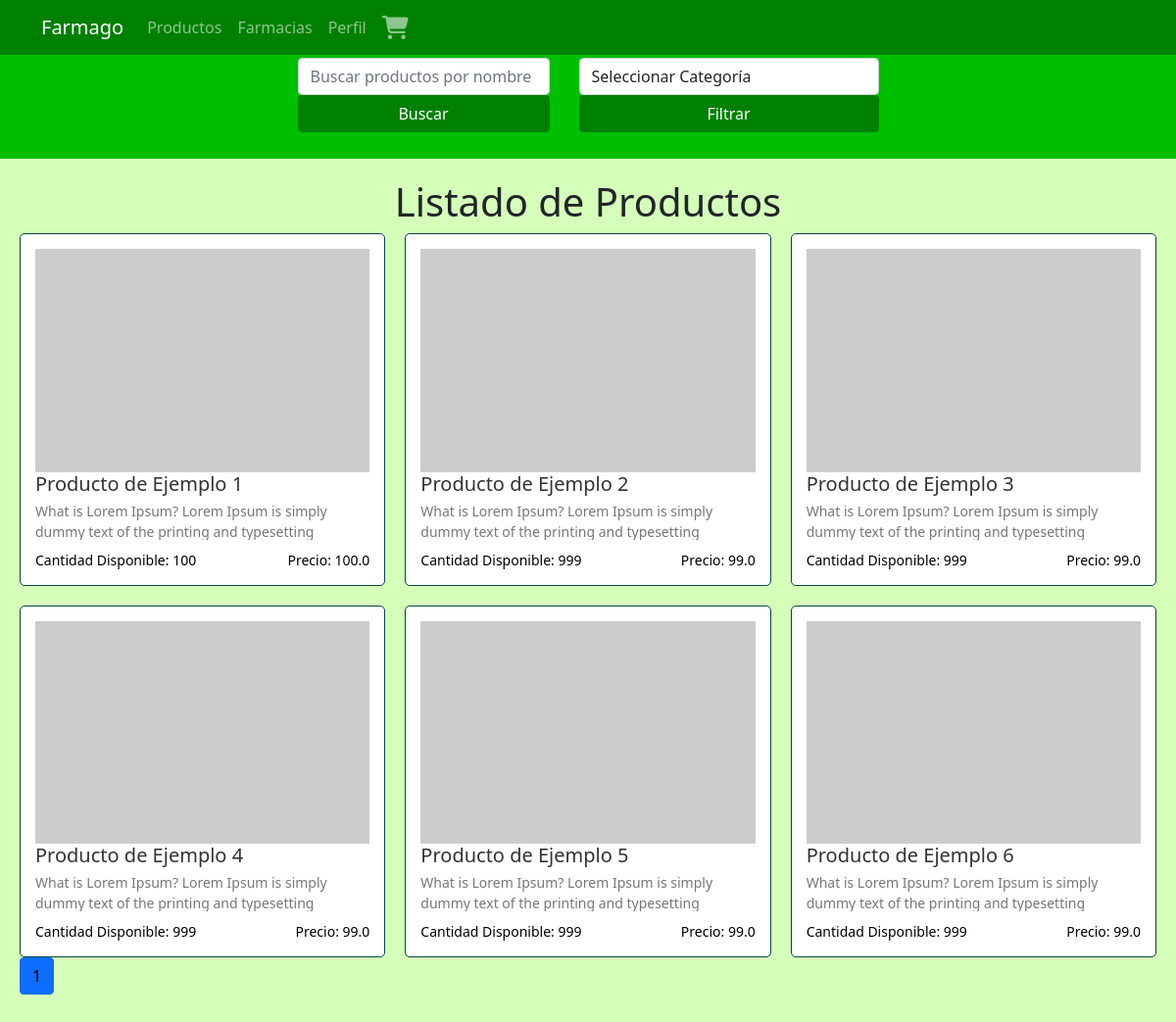
The page /productos on the database its author committed.
### tables this page shows
CREATE TABLE productos (
                id INTEGER PRIMARY KEY AUTOINCREMENT,
                nombre TEXT,
                imagen TEXT,
                descripcion TEXT,
                cantidad INTEGER,
                precio_unitario REAL,
                id_categoria INTEGER,
                id_farmacia INTEGER, 
                FOREIGN KEY(id_categoria) REFERENCES categorias(id),
                FOREIGN KEY(id_farmacia) REFERENCES usuarios(id)
            );

### src/productos_client/listar_productos.py (the view, shortened to what this page needs)
def listar_productos():
    user_role = session.get("user_role")
    if user_role == "farmacia" or user_role == "cliente" or user_role == None:
        pagina = request.args.get("pagina", default=1, type=int)
        productos_por_pagina = 9
        categoria_id = request.args.get("categoria_id", default=None, type=int)
        search_query = request.args.get("search_query")
        with app.app_context():
            db = get_db()
            cursor = db.cursor()
            cursor.execute("SELECT id, nombre FROM categorias")
            categorias = cursor.fetchall()
        if categoria_id is not None:
            cursor.execute(
                "SELECT COUNT(*) FROM productos WHERE id_categoria = ?",
                (categoria_id,),
            )
            total_productos = cursor.fetchone()[0]
            total_paginas = ceil(total_productos / productos_por_pagina)
            if pagina < 1:
                pagina = 1
            elif pagina > total_paginas:
                pagina = total_paginas
            inicio = (pagina - 1) * productos_por_pagina
            cursor.execute(
                "SELECT * FROM productos WHERE id_categoria = ? LIMIT ? OFFSET ?",
                (categoria_id, productos_por_pagina, inicio),
            )
            productos = cursor.fetchall()
        else:
            cursor.execute("SELECT COUNT(*) FROM productos")
            total_productos = cursor.fetchone()[0]
            total_paginas = ceil(total_productos / productos_por_pagina)
            if pagina < 1:
                pagina = 1
            elif pagina > total_paginas:
                pagina = total_paginas
            inicio = (pagina - 1) * productos_por_pagina
            cursor.execute(
                "SELECT * FROM productos LIMIT ? OFFSET ?",
                (productos_por_pagina, inicio),
            )
            productos = cursor.fetchall()
    return render_template(
        "listar_productos.html",
        productos=productos,
        pagina=pagina,
        total_paginas=total_paginas,
        user_role=user_role,
        categorias=categorias,
        categoria_id=categoria_id,
    )

### src/helpers/helpers.py (called while the page is built)
def get_db():
    db = getattr(g, "_database", None)
    if db is None:
        db = g._database = sqlite3.connect(DATABASE)
    return db

### templates/listar_productos.html (shortened to what this page needs)
{% extends 'base.html' %}
{% block head %}
<link
    rel="stylesheet"
    href="{{ url_for('static', filename='css/listar_productos.css') }}"
/>
{% endblock head %}
{% block content %}
<nav class="navbar2">
    <div id="busqueda">
        <form action="{{ url_for('listar_productos') }}" method="get">
            <div class="form-group">
                <input type="text" class="form-control" name="search_query" placeholder="Buscar productos por nombre">
            </div>
            <button type="submit" class="btn btn-primary">Buscar</button>
        </form>
    </div>
    <div id="filtro">
        <form method="GET" action="{{ url_for('listar_productos') }}" class="mb-4">
            <div class="form-group">
                <select class="form-control" id="categoria" name="categoria_id">
                <option value="">Seleccionar Categoría</option>
                </select>
            </div>
            <button type="submit" class="btn btn-primary">Filtrar</button>
        </form>
    </div>
</nav>
<div class="productos">
    <h1>Listado de Productos</h1>
    <div class="product-list">
        {% for producto in productos %}
        <div
            class="product-card"
            onclick="window.location.href='{{ url_for('ver_detalle_producto', id_producto=producto[0]) }}';"
        >
            <div class="product-image">
                <img src="{{ producto[2] }}" alt="">
            </div>
            <div class="product-info">
                <h2 class="product-name">{{ producto[1] }}</h2>
                <p class="product-description">{{ producto[3] }}</p>
                <div class="product-details">
                    <p class="product-quantity">
                        Cantidad Disponible: {{ producto[4] }}
                    </p>
                    <p class="product-price">Precio: {{ producto[5] }}</p>
                </div>
            </div>
        </div>
        {% endfor %}
    </div>
    <nav aria-label="Navegación de páginas">
        <ul class="pagination">
            {% for num_pagina in range(1, total_paginas + 1) %}
                {% if num_pagina == pagina %}
                    <li class="page-item active"><span class="page-link">{{ num_pagina }}</span></li>
                {% else %}
                    <li class="page-item"><a class="page-link" href="{{ url_for('listar_productos', pagina=num_pagina) }}">{{ num_pagina }}</a></li>
                {% endif %}
            {% endfor %}
        </ul>
    </nav>
</div>
{% endblock content %}

### static/css/listar_productos.css (style rules this page uses)
.productos { max-width: 1200px; margin: 0 auto; padding: 20px; }
h1 { text-align: center; margin-bottom: 30px; }
.product-list { display: grid; grid-template-columns: repeat(auto-fit, minmax(280px, 1fr)); grid-gap: 20px; }
.product-card { border: 1px solid #014649; border-radius: 5px; padding: 15px; background-color: #fff; cursor: pointer; display: flex; align-content: stretch; justify-content: space-around; align-items: center; flex-direction: column; }
.product-image img { max-width: 100%; max-height: 100%; }
.product-name { font-size: 20px; margin: 0; color: #333; }
.product-description { font-size: 14px; color: #777; margin-top: 5px; margin-bottom: 10px; overflow: hidden; text-overflow: ellipsis; max-height: 5ch; }
.product-details { display: flex; justify-content: space-between; }
.product-quantity, .product-price { font-size: 14px; margin: 0; color: black; }
.navbar2 { background-color: rgb(0, 190, 0) !important; display: flex; justify-content: center; padding: 3px; }
.page-link { color: black !important; }
form { display: flex; flex-direction: column; }
.btn-primary { background-color: green !important; border-color: green !important; }
#busqueda { margin-right: 30px; }

### static/css/base.css (style rules this page uses)
html { background-color: #D5FFB9; }

### rows shown on the page
productos: nombre "Producto de Ejemplo 1", descripcion "What is Lorem Ipsum? Lorem Ipsum is simply dummy text of the printing and typesetting…", cantidad "100", precio_unitario "100.0"
productos: nombre "Producto de Ejemplo 2", descripcion "What is Lorem Ipsum? Lorem Ipsum is simply dummy text of the printing and typesetting…", cantidad "999", precio_unitario "99.0"
productos: nombre "Producto de Ejemplo 3", descripcion "What is Lorem Ipsum? Lorem Ipsum is simply dummy text of the printing and typesetting…", cantidad "999", precio_unitario "99.0"
productos: nombre "Producto de Ejemplo 4", descripcion "What is Lorem Ipsum? Lorem Ipsum is simply dummy text of the printing and typesetting…", cantidad "999", precio_unitario "99.0"
productos: nombre "Producto de Ejemplo 5", descripcion "What is Lorem Ipsum? Lorem Ipsum is simply dummy text of the printing and typesetting…", cantidad "999", precio_unitario "99.0"
productos: nombre "Producto de Ejemplo 6", descripcion "What is Lorem Ipsum? Lorem Ipsum is simply dummy text of the printing and typesetting…", cantidad "999", precio_unitario "99.0"

### other values the page prints
{{ num_pagina }} "1"
